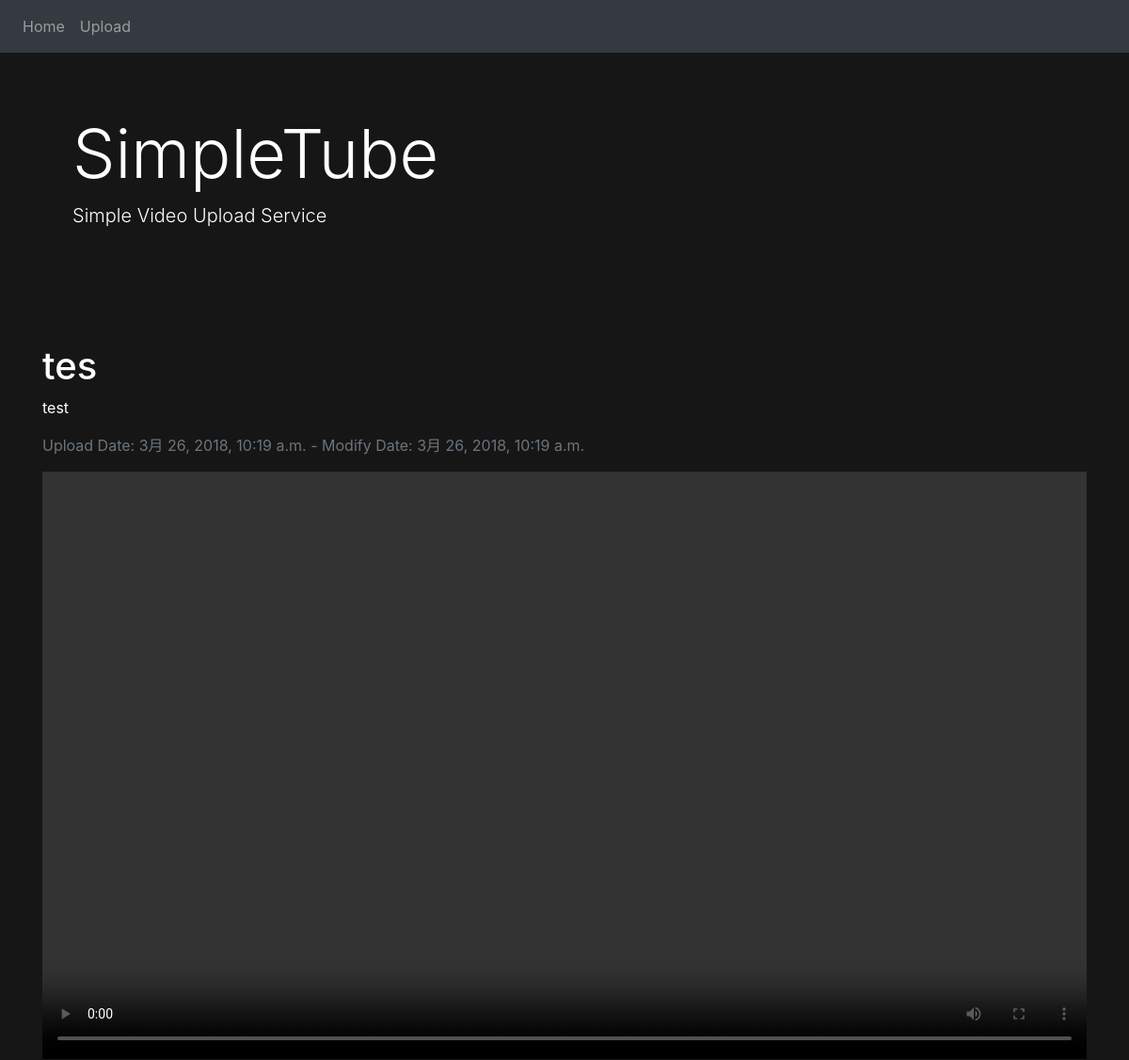
/play/3/, run on an earlier commit of the app's database.
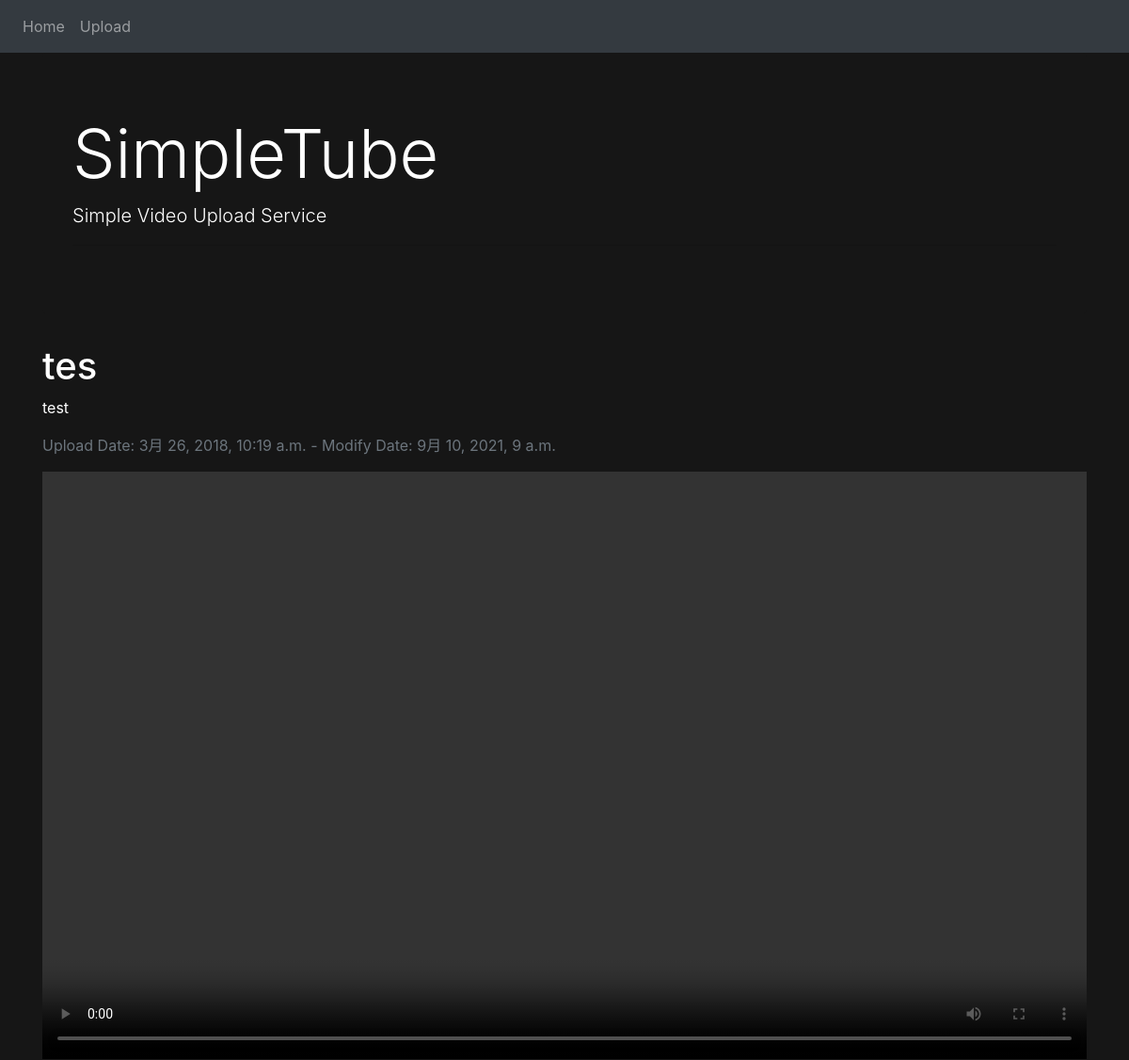
And on a later commit of the database.
### videos/models.py (models this page shows, shortened)
class Video(models.Model):
    title = models.CharField('Video Title', max_length=255)
    description = models.TextField('Description', blank=True)
    thumbnail = models.ImageField('Thumbnail', upload_to='thumbnails/', null=True, blank=True)  # /media/thumbnails/ファイル名
    upload = models.FileField('File', upload_to='uploads/%Y/%m/%d/')  # /media/uploads/2018/3/20/ファイル名
    created_at = models.DateTimeField('Created Date', auto_now_add=True)  # default=timezone.nowと違い、入力欄は表示されない
    updated_at = models.DateTimeField('Modified Date', auto_now=True)  # 更新するたびにその日時が格納される

### videos/views.py (the view)
# urls.py: path('play/<int:pk>/', views.PlayView.as_view(), name='play'),
class PlayView(generic.DetailView):
    model = Video

### videos/templates/videos/video_detail.html
{% extends 'videos/base.html' %}
{% block content %}
<h1>{{ video.title }}</h1>
<p>{{ video.description }}</p>
<p class="text-muted">Upload Date: {{ video.created_at }} - Modify Date: {{ video.updated_at }}</p>
<div class="embed-responsive embed-responsive-16by9">
  <video controls class="embed-responsive-item" src="{{ video.upload.url }}"></video>
</div>
{% endblock %}

### videos/templates/videos/base.html (shortened to what this page needs)
{% load static %}
<!doctype html>
<html lang="ja">
  <head>
    <link rel="stylesheet" href="https://maxcdn.bootstrapcdn.com/bootstrap/4.0.0/css/bootstrap.min.css">
    <link rel="stylesheet" href="{% static 'videos/main.css' %}">
  </head>
  <body>
    <nav class="navbar navbar-expand-lg navbar-dark bg-dark">
      <div class="collapse navbar-collapse" id="navbarSupportedContent">
        <ul class="navbar-nav mr-auto">
          <li class="nav-item">
            <a class="nav-link" href="{% url 'videos:index' %}">Home</a>
          </li>
          <li class="nav-item">
            <a class="nav-link" href="{% url 'videos:upload' %}">Upload</a>
          </li>
        </ul>
      </div>
    </nav>
    <div class="container">
      <div class="jumbotron">
        <h1 class="display-3">SimpleTube</h1>
        <p class="lead">Simple Video Upload Service</p>
        <hr class="my-2">
      </div>
      {% block content %}{% endblock %}
    </div>
  </body>
</html>

### videos/static/videos/main.css (style rules this page uses)
body { background-color: #161616; color: #fff; }
.jumbotron { background-color: #161616; }

What changed in the data, as far as the page shows it:
changed Video "tes": updated_at "3月 26, 2018, 10:19 a.m." → "9月 10, 2021, 9 a.m."
